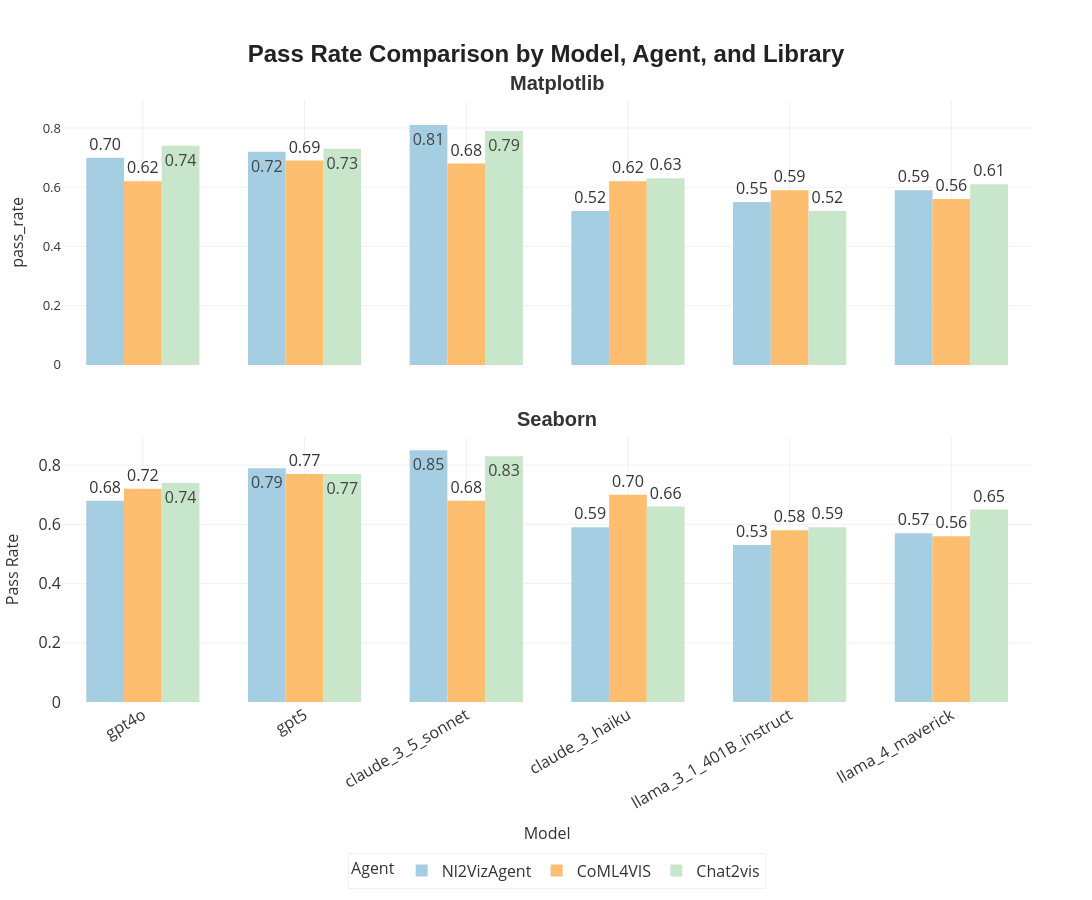

The notebook cell saved with this chart:
### Code cell
import pandas as pd
import plotly.express as px

# Load dataset
df = pd.read_excel("/Users/msubramani/Library/CloudStorage/OneDrive-Flexera,Inc/UpGrad/Masters/My_Research_Work/My_Nl2Viz_system/Evaluation Metrics.xlsx")

# --- Custom Colors & Fonts ---
agent_colors = {
    "Nl2VizAgent": "#A6CEE3",   # Light Sky Blue
    "CoML4VIS": "#FDBF6F",      # Soft Amber
    "Chat2vis": "#C8E6C9"       # Light Mint Green
}

title_font = "Raleway, sans-serif"
text_font = "Open Sans, sans-serif"

# --- Smart label placement ---
df = df.copy()
df["text_pos"] = df["pass_rate"].apply(lambda x: "inside" if x > 0.7 else "outside")

# --- Combined Visualization (vertical facets) ---
fig = px.bar(
    df,
    x="model",
    y="pass_rate",
    color="agent",
    barmode="group",
    facet_row="library",      # ✅ vertical layout
    facet_row_spacing=0.12,
    title="<b>Pass Rate Comparison by Model, Agent, and Library</b>",
    text="pass_rate",
    color_discrete_map=agent_colors,
)

# --- Dynamic text positioning ---
for trace in fig.data:
    agent_name = trace.name
    trace_text_positions = [
        df[df["agent"] == agent_name]["text_pos"].values[i]
        if i < len(df[df["agent"] == agent_name])
        else "outside"
        for i in range(len(trace.y))
    ]
    trace.textposition = trace_text_positions

# --- Clean bar appearance ---
fig.update_traces(
    texttemplate='%{text:.2f}',
    marker_line_width=0,
    textfont=dict(size=16)
)

# ✅ Gridlines visible
fig.update_yaxes(showgrid=True, gridcolor='rgba(220,220,220,0.4)', zeroline=False)
fig.update_xaxes(showgrid=True, gridcolor='rgba(220,220,220,0.4)')

# --- Remove default facet labels ---
for annotation in fig.layout.annotations:
    annotation.text = ""

# --- Unified Layout Styling ---
fig.update_layout(
    # --- Title ---
    title=dict(
        text="<b>Pass Rate Comparison by Model, Agent, and Library</b>",
        x=0.5,
        y=0.95,
        xanchor='center',
        font=dict(size=24, family=title_font, color="#222222")
    ),

    # --- Font Defaults ---
    font=dict(family=text_font, size=13, color="#333"),

    # --- Dimensions & Margins ---
    width=1200,
    height=900,
    margin=dict(l=40, r=40, t=100, b=80),

    # --- Axes ---
    xaxis=dict(
        title="Model",
        title_font=dict(family=text_font, size=16),
        tickfont=dict(family=text_font, size=16),
        gridcolor='rgba(220,220,220,0.4)',
        tickangle=-30
    ),
    yaxis=dict(
        title="Pass Rate",
        title_font=dict(family=text_font, size=16),
        tickfont=dict(family=text_font, size=16),
        gridcolor='rgba(220,220,220,0.4)'
    ),

    # --- Colors & Background ---
    plot_bgcolor='rgba(255,255,255,1)',
    paper_bgcolor='rgba(255,255,255,1)',

    # --- Legend ---
    legend=dict(
        title="Agent",
        orientation="h",
        yanchor="top",
        y=-0.25,
        xanchor="center",
        x=0.5,
        bgcolor='rgba(255,255,255,0)',
        bordercolor='rgba(220,220,220,0.4)',
        borderwidth=1,
        title_font=dict(family=text_font, size=16),
        font=dict(family=text_font, size=16)
    ),

    bargap=0.3,
)

# --- Add centered facet titles ---
facet_titles = df["library"].str.title().unique()
facet_positions = [1.05, 0.47]  # Adjust vertical positions for 2 subplots (tweak if more)

for i, lib_name in enumerate(facet_titles):
    fig.add_annotation(
        text=f"<b>{lib_name}</b>",
        x=0.5,
        y=facet_positions[i],
        xref="paper",
        yref="paper",
        showarrow=False,
        font=dict(size=20, family=title_font, color="#333"),
    )

fig.show()

### Figure 1 — Plotly figure (JSON) as saved in the notebook; plotly's stock layout.template omitted (floating-point values rounded to 4 significant figures)
{"data": [{"alignmentgroup": "True", "hovertemplate": "agent=Nl2VizAgent<br>library=matplotlib<br>model=%{x}<br>pass_rate=%{text}<extra></extra>", "legendgroup": "Nl2VizAgent", "marker": {"color": "#A6CEE3", "line": {"width": 0}, "pattern": {"shape": ""}}, "name": "Nl2VizAgent", "offsetgroup": "Nl2VizAgent", "orientation": "v", "showlegend": true, "text": [0.7, 0.72, 0.81, 0.52, 0.55, 0.59], "textfont": {"size": 16}, "textposition": ["outside", "inside", "inside", "outside", "outside", "outside"], "texttemplate": "%{text:.2f}", "type": "bar", "x": ["gpt4o", "gpt5", "claude_3_5_sonnet", "claude_3_haiku", "llama_3_1_401B_instruct", "llama_4_maverick"], "xaxis": "x2", "y": [0.7, 0.72, 0.81, 0.52, 0.55, 0.59], "yaxis": "y2"}, {"alignmentgroup": "True", "hovertemplate": "agent=Nl2VizAgent<br>library=seaborn<br>model=%{x}<br>pass_rate=%{text}<extra></extra>", "legendgroup": "Nl2VizAgent", "marker": {"color": "#A6CEE3", "line": {"width": 0}, "pattern": {"shape": ""}}, "name": "Nl2VizAgent", "offsetgroup": "Nl2VizAgent", "orientation": "v", "showlegend": false, "text": [0.68, 0.79, 0.85, 0.59, 0.53, 0.57], "textfont": {"size": 16}, "textposition": ["outside", "inside", "inside", "outside", "outside", "outside"], "texttemplate": "%{text:.2f}", "type": "bar", "x": ["gpt4o", "gpt5", "claude_3_5_sonnet", "claude_3_haiku", "llama_3_1_401B_instruct", "llama_4_maverick"], "xaxis": "x", "y": [0.68, 0.79, 0.85, 0.59, 0.53, 0.57], "yaxis": "y"}, {"alignmentgroup": "True", "hovertemplate": "agent=CoML4VIS<br>library=matplotlib<br>model=%{x}<br>pass_rate=%{text}<extra></extra>", "legendgroup": "CoML4VIS", "marker": {"color": "#FDBF6F", "line": {"width": 0}, "pattern": {"shape": ""}}, "name": "CoML4VIS", "offsetgroup": "CoML4VIS", "orientation": "v", "showlegend": true, "text": [0.62, 0.69, 0.68, 0.62, 0.59, 0.56], "textfont": {"size": 16}, "textposition": ["outside", "outside", "outside", "outside", "outside", "outside"], "texttemplate": "%{text:.2f}", "type": "bar", "x": ["gpt4o", "gpt5", "claude_3_5_sonnet", "claude_3_haiku", "llama_3_1_401B_instruct", "llama_4_maverick"], "xaxis": "x2", "y": [0.62, 0.69, 0.68, 0.62, 0.59, 0.56], "yaxis": "y2"}, {"alignmentgroup": "True", "hovertemplate": "agent=CoML4VIS<br>library=seaborn<br>model=%{x}<br>pass_rate=%{text}<extra></extra>", "legendgroup": "CoML4VIS", "marker": {"color": "#FDBF6F", "line": {"width": 0}, "pattern": {"shape": ""}}, "name": "CoML4VIS", "offsetgroup": "CoML4VIS", "orientation": "v", "showlegend": false, "text": [0.72, 0.77, 0.68, 0.7, 0.58, 0.56], "textfont": {"size": 16}, "textposition": ["outside", "outside", "outside", "outside", "outside", "outside"], "texttemplate": "%{text:.2f}", "type": "bar", "x": ["gpt4o", "gpt5", "claude_3_5_sonnet", "claude_3_haiku", "llama_3_1_401B_instruct", "llama_4_maverick"], "xaxis": "x", "y": [0.72, 0.77, 0.68, 0.7, 0.58, 0.56], "yaxis": "y"}, {"alignmentgroup": "True", "hovertemplate": "agent=Chat2vis<br>library=matplotlib<br>model=%{x}<br>pass_rate=%{text}<extra></extra>", "legendgroup": "Chat2vis", "marker": {"color": "#C8E6C9", "line": {"width": 0}, "pattern": {"shape": ""}}, "name": "Chat2vis", "offsetgroup": "Chat2vis", "orientation": "v", "showlegend": true, "text": [0.74, 0.73, 0.79, 0.63, 0.52, 0.61], "textfont": {"size": 16}, "textposition": ["inside", "inside", "inside", "outside", "outside", "outside"], "texttemplate": "%{text:.2f}", "type": "bar", "x": ["gpt4o", "gpt5", "claude_3_5_sonnet", "claude_3_haiku", "llama_3_1_401B_instruct", "llama_4_maverick"], "xaxis": "x2", "y": [0.74, 0.73, 0.79, 0.63, 0.52, 0.61], "yaxis": "y2"}, {"alignmentgroup": "True", "hovertemplate": "agent=Chat2vis<br>library=seaborn<br>model=%{x}<br>pass_rate=%{text}<extra></extra>", "legendgroup": "Chat2vis", "marker": {"color": "#C8E6C9", "line": {"width": 0}, "pattern": {"shape": ""}}, "name": "Chat2vis", "offsetgroup": "Chat2vis", "orientation": "v", "showlegend": false, "text": [0.74, 0.77, 0.83, 0.66, 0.59, 0.65], "textfont": {"size": 16}, "textposition": ["inside", "inside", "inside", "outside", "outside", "outside"], "texttemplate": "%{text:.2f}", "type": "bar", "x": ["gpt4o", "gpt5", "claude_3_5_sonnet", "claude_3_haiku", "llama_3_1_401B_instruct", "llama_4_maverick"], "xaxis": "x", "y": [0.74, 0.77, 0.83, 0.66, 0.59, 0.65], "yaxis": "y"}], "layout": {"annotations": [{"showarrow": false, "text": "", "textangle": 90, "x": 0.98, "xanchor": "left", "xref": "paper", "y": 0.22, "yanchor": "middle", "yref": "paper"}, {"showarrow": false, "text": "", "textangle": 90, "x": 0.98, "xanchor": "left", "xref": "paper", "y": 0.78, "yanchor": "middle", "yref": "paper"}, {"font": {"color": "#333", "family": "Raleway, sans-serif", "size": 20}, "showarrow": false, "text": "<b>Matplotlib</b>", "x": 0.5, "xref": "paper", "y": 1.05, "yref": "paper"}, {"font": {"color": "#333", "family": "Raleway, sans-serif", "size": 20}, "showarrow": false, "text": "<b>Seaborn</b>", "x": 0.5, "xref": "paper", "y": 0.47, "yref": "paper"}], "bargap": 0.3, "barmode": "group", "font": {"color": "#333", "family": "Open Sans, sans-serif", "size": 13}, "height": 900, "legend": {"bgcolor": "rgba(255,255,255,0)", "bordercolor": "rgba(220,220,220,0.4)", "borderwidth": 1, "font": {"family": "Open Sans, sans-serif", "size": 16}, "orientation": "h", "title": {"font": {"family": "Open Sans, sans-serif", "size": 16}, "text": "Agent"}, "tracegroupgap": 0, "x": 0.5, "xanchor": "center", "y": -0.25, "yanchor": "top"}, "margin": {"b": 80, "l": 40, "r": 40, "t": 100}, "paper_bgcolor": "rgba(255,255,255,1)", "plot_bgcolor": "rgba(255,255,255,1)", "title": {"font": {"color": "#222222", "family": "Raleway, sans-serif", "size": 24}, "text": "<b>Pass Rate Comparison by Model, Agent, and Library</b>", "x": 0.5, "xanchor": "center", "y": 0.95}, "width": 1200, "xaxis": {"anchor": "y", "domain": [0, 0.98], "gridcolor": "rgba(220,220,220,0.4)", "showgrid": true, "tickangle": -30, "tickfont": {"family": "Open Sans, sans-serif", "size": 16}, "title": {"font": {"family": "Open Sans, sans-serif", "size": 16}, "text": "Model"}}, "xaxis2": {"anchor": "y2", "domain": [0, 0.98], "gridcolor": "rgba(220,220,220,0.4)", "matches": "x", "showgrid": true, "showticklabels": false}, "yaxis": {"anchor": "x", "domain": [0, 0.44], "gridcolor": "rgba(220,220,220,0.4)", "showgrid": true, "tickfont": {"family": "Open Sans, sans-serif", "size": 16}, "title": {"font": {"family": "Open Sans, sans-serif", "size": 16}, "text": "Pass Rate"}, "zeroline": false}, "yaxis2": {"anchor": "x2", "domain": [0.56, 1], "gridcolor": "rgba(220,220,220,0.4)", "matches": "y", "showgrid": true, "title": {"text": "pass_rate"}, "zeroline": false}}}
